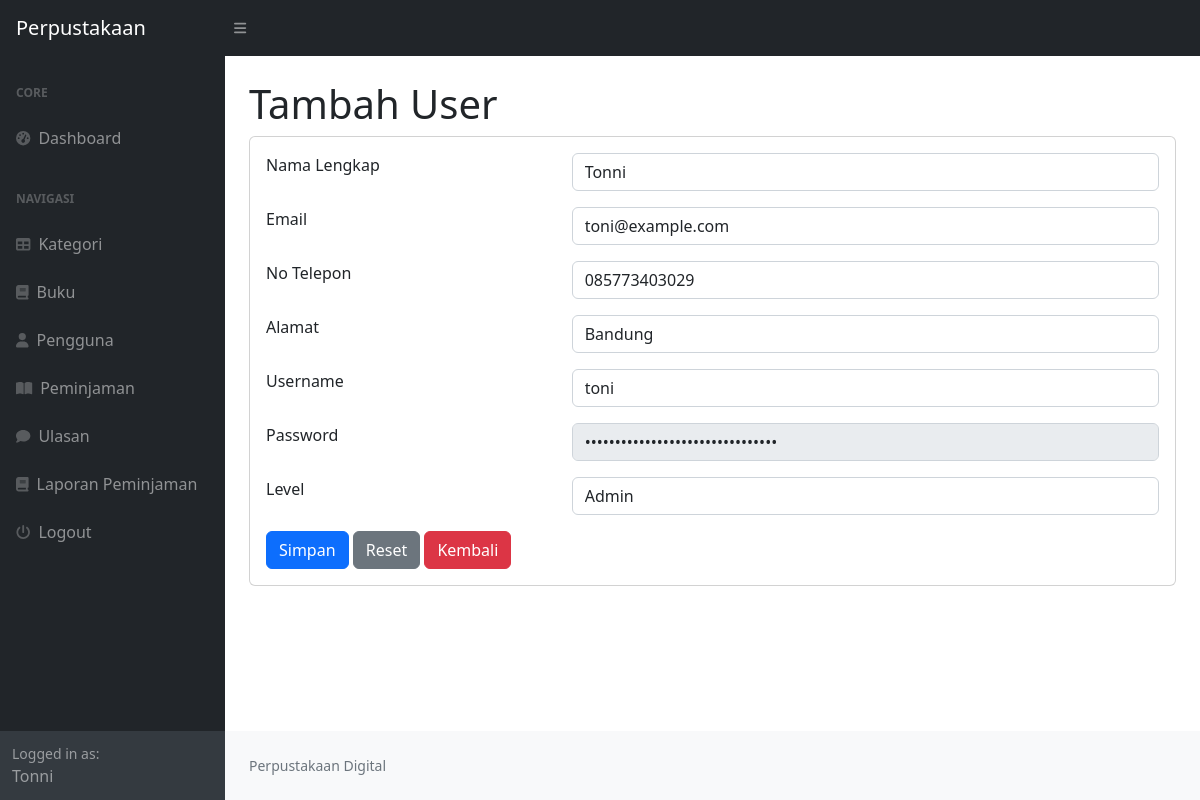
The app's page /index.php?page=user_ubah&&id=1 (signed in) with its own data.
### tables this page shows
CREATE TABLE `user` (
  `id_user` int NOT NULL,
  `nama` varchar(255) DEFAULT NULL,
  `username` varchar(255) DEFAULT NULL,
  `password` varchar(255) DEFAULT NULL,
  `email` varchar(255) DEFAULT NULL,
  `alamat` text,
  `no_telepon` varchar(255) DEFAULT NULL,
  `level` enum('admin','peminjam') DEFAULT NULL
);

### user_ubah.php (the view, shortened to what this page needs)
<h1 class="mt-4">Tambah User</h1>
<div class="card">
    <div class="card-body">
        <div class="row">
            <div class="col-md-12">
                <?php
                 $id = $_GET['id'];
                $query = mysqli_query($koneksi, "SELECT * FROM user where id_user=$id");
                $data = mysqli_fetch_array($query);
                ?>
                <form method="post">
                    <div class="row mb-3">
                        <div class="col-md-4">Nama Lengkap</div>
                        <div class="col-md-8">
                            <input type="text" name="nama_lengkap" class="form-control" value="<?php echo $data['nama']?>" required>
                        </div>
                    </div>
                    <div class="row mb-3">
                        <div class="col-md-4">Email</div>
                        <div class="col-md-8">
                            <input type="text" name="email" class="form-control" value="<?php echo $data['email']?>" required>
                        </div>
                    </div>
                    <div class="row mb-3">
                        <div class="col-md-4">No Telepon</div>
                        <div class="col-md-8">
                            <input type="number" name="no_telepon" class="form-control" value="<?php echo $data['no_telepon']?>" required>
                        </div>
                    </div>
                    <div class="row mb-3">
                        <div class="col-md-4">Alamat</div>
                        <div class="col-md-8">
                            <input type="text" name="alamat" class="form-control" value="<?php echo $data['alamat']?>" required>
                        </div>
                    </div>
                    <div class="row mb-3">
                        <div class="col-md-4">Username</div>
                        <div class="col-md-8">
                            <input type="text" name="username" rows="5" class="form-control" value="<?php echo $data['username']?>" required>
                        </div>
                    </div>
                    <div class="row mb-3">
                        <div class="col-md-4">Password</div>
                        <div class="col-md-8">
                            <input type="password" name="password" rows="5" class="form-control" value="<?php echo $data['password']?>" disabled>
                        </div>
                    </div>
                    <div class="row mb-3">
                        <div class="col-md-4">Level</div>
                        <div class="col-md-8">
                            <select name="level" id="level" class="form-control" required>
                                <option value="admin" <?php echo ($data['level'] === 'admin') ? 'selected' : ''; ?>>Admin</option>
                            </select>
                        </div>
                    </div>
                    <div class="row">
                        <div class="cold-md-8">
                            <button type="submit" class="btn btn-primary" name="submit" value="submit">Simpan</button>
                            <button type="reset" class="btn btn-secondary">Reset</button>
                            <a href="?page-kategori" class="btn btn-danger">Kembali</a>
                        </div>
                    </div>
                </form>
            </div>
        </div>
    </div>
</div>

### records on screen
user: nama_lengkap "Tonni", email "toni@example.com", no_telepon "085773403029", alamat "Bandung", username "toni", level "Admin"

### other values on screen
$_SESSION['user']['nama'] "Tonni"
